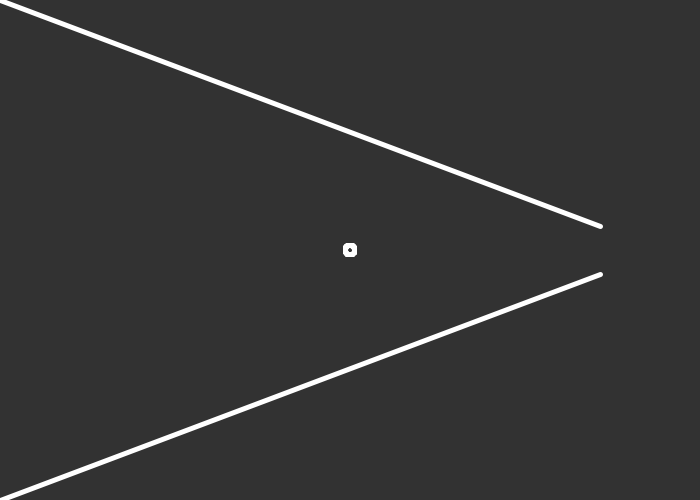
Frame 1 (no input)
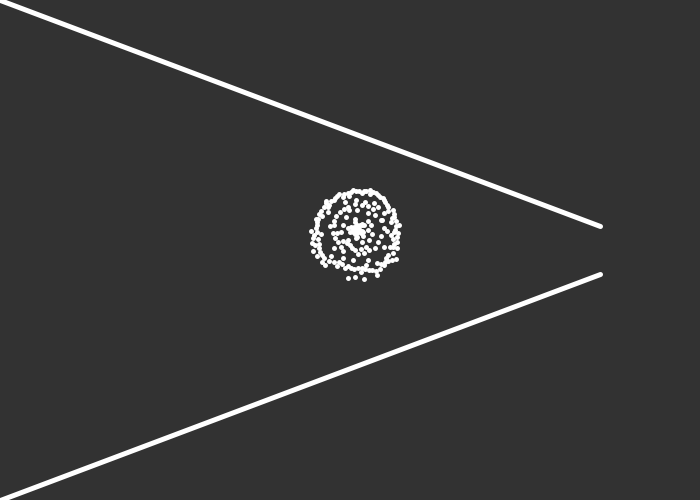
Frame 60 (the mouse pressed at the canvas centre just before this capture)
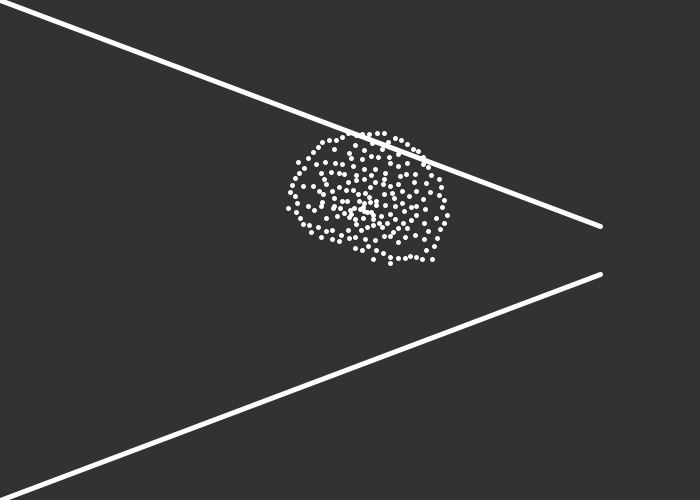
Frame 120 (the mouse held since frame 60 and released just before this capture)

The Processing sketch that drew these frames (run headless with seeded random() and noise(); from frame 60 on, the mouse is pressed at the canvas centre):

// Processing sketch: flocking
// ── flocking.pde
Flock flock;
Ball pelota = new Ball(1, 1, 1);

// Constantes
int NumeroPersonas = 200;
float a_i = 25.0;
float b_i = 0.08;
int k = 750;
int k_achatada = 3000;
float v_i_inicial = 5.0;
float t_i = 0.5;

//Se define tamaño de ventana y posicion inicial de los pajaros
void setup() {
  size(700, 500);
  flock = new Flock();
  // Add an initial set of boids into the system
  for (int i = 0; i < NumeroPersonas; i++) {
    flock.addBoid(new Boid(width/2,height/2));
  }
}


//Se dibuja la pelota y los pajaros
void draw() {
  background(50);
  
  for (Boid boids : flock.boids) {
    boids.checkCollision(pelota);    
  }

  //Se actualizan las posiciones de los pajaros
  flock.run();
  line(0, 0, 600, 226);
  line(600, 274, 0, 500);
}

// Agregar pajaros con un click
void mousePressed() {
  flock.addBoid(new Boid(mouseX,mouseY));
}





//Clase pelota
class Ball {
  PVector position;
  PVector velocity;
  float radius, m;
  
  //Constructor de la clase pelota
  Ball(float x, float y, float r_) {
    position = new PVector(x, y);
    velocity = PVector.random2D();
    velocity.mult(3);
    radius = r_;
    m = radius*.1;
  }
  
  //Actualizacion de la pelota  **Futura implementacion con pelota en movimiento**
  void update() {
    position.add(velocity);
  }
  
  void display() {
    noStroke();
    fill(204);
    ellipse(position.x, position.y, radius*2, radius*2);
  }
  
   //Metodo para que la pelota no colisione con la pared **Futura implementacion con pelota en movimiento**
   void checkBoundaryCollision() {
    if (position.x > width-radius) {
      position.x = width-radius;
      velocity.x *= -1;
    } else if (position.x < radius) {
      position.x = radius;
      velocity.x *= -1;
    } else if (position.y > height-radius) {
      position.y = height-radius;
      velocity.y *= -1;
    } else if (position.y < radius) {
      position.y = radius;
      velocity.y *= -1;
    }
  }
 }




// The Flock (a list of Boid objects)
class Flock {
  ArrayList<Boid> boids; // An ArrayList for all the boids

  Flock() {
    boids = new ArrayList<Boid>(); // Initialize the ArrayList
  }

  void run() {
    for (Boid b : boids) {
      b.run(boids);  // Passing the entire list of boids to each boid individually
    }
  }

  void addBoid(Boid b) {
    boids.add(b);
  }

}




// The Boid class
class Boid {

  PVector position;
  PVector velocity;
  PVector acceleration;
  float r;
  float maxforce;    // Maximum steering force
  float maxspeed;    // Maximum speed

    Boid(float x, float y) {
      acceleration = new PVector(0, 0);
  
      // This is a new PVector method not yet implemented in JS
      // velocity = PVector.random2D();
  
      // Leaving the code temporarily this way so that this example runs in JS
      float angle = random(TWO_PI);
      velocity = new PVector(cos(angle), sin(angle));
  
      position = new PVector(x, y);
      r = 2.0;
      maxspeed = 1;
      maxforce = 0.03;
  }

  void run(ArrayList<Boid> boids) {
    flock(boids);
    update();
    borders();
    render();
  }

  void applyForce(PVector force) {
    // We could add mass here if we want A = F / M
    acceleration.add(force);
  }

  // We accumulate a new acceleration each time based on three rules
  void flock(ArrayList<Boid> boids) {
    PVector sep = separate(boids);   // Separation
    PVector ali = align(boids);      // Alignment
    PVector coh = cohesion(boids);   // Cohesion
    // Arbitrarily weight these forces
    sep.mult(1.5);
    ali.mult(1.0);
    coh.mult(1.0);
    // Add the force vectors to acceleration
    applyForce(sep);
    applyForce(ali);
    applyForce(coh);
  }

  // Method to update position
  void update() {
    // Update velocity
    velocity.add(acceleration);
    // Limit speed
    velocity.limit(maxspeed);
    position.add(velocity);
    // Reset accelertion to 0 each cycle
    acceleration.mult(0);
  }

  // A method that calculates and applies a steering force towards a target
  // STEER = DESIRED MINUS VELOCITY
  PVector seek(PVector target) {
    PVector desired = PVector.sub(target, position);  // A vector pointing from the position to the target
    // Scale to maximum speed
    desired.normalize();
    desired.mult(maxspeed);

    // Above two lines of code below could be condensed with new PVector setMag() method
    // Not using this method until Processing.js catches up
    // desired.setMag(maxspeed);

    // Steering = Desired minus Velocity
    PVector steer = PVector.sub(desired, velocity);
    steer.limit(maxforce);  // Limit to maximum steering force
    return steer;
  }

  void render() {
    // Draw a triangle rotated in the direction of velocity
    float theta = velocity.heading2D() + radians(90);
    // heading2D() above is now heading() but leaving old syntax until Processing.js catches up
    fill(200, 100);
    stroke(255);
    pushMatrix();
    translate(position.x, position.y);
    rotate(theta);
    beginShape(POINTS);
    strokeWeight(5);
    vertex(0, -r*2);
    endShape();
    popMatrix();
  }

  // Wraparound
  void borders() {
    if (position.x < -r) 
    {
      position.x = width+r;
    }
    if (position.y < -r) position.y = height+r;
    if (position.x > width+r) position.x = -r;
    if (position.y > height+r) position.y = -r;
  }

  // Separation
  // Method checks for nearby boids and steers away
  PVector separate (ArrayList<Boid> boids) {
    float desiredseparation = 25.0f;
    PVector steer = new PVector(0, 0, 0);
    int count = 0;
    // For every boid in the system, check if it's too close
    for (Boid other : boids) {
      float d = PVector.dist(position, other.position);
      // If the distance is greater than 0 and less than an arbitrary amount (0 when you are yourself)
      if ((d > 0) && (d < desiredseparation)) {
        // Calculate vector pointing away from neighbor
        PVector diff = PVector.sub(position, other.position);
        diff.normalize();
        diff.div(d);        // Weight by distance
        steer.add(diff);
        count++;            // Keep track of how many
      }
    }
    // Average -- divide by how many
    if (count > 0) {
      steer.div((float)count);
    }

    // As long as the vector is greater than 0
    if (steer.mag() > 0) {
      // First two lines of code below could be condensed with new PVector setMag() method
      // Not using this method until Processing.js catches up
      // steer.setMag(maxspeed);

      // Implement Reynolds: Steering = Desired - Velocity
      steer.normalize();
      steer.mult(maxspeed);
      steer.sub(velocity);
      steer.limit(maxforce);
    }
    return steer;
  }

  // Alignment
  // For every nearby boid in the system, calculate the average velocity
  PVector align (ArrayList<Boid> boids) {
    float neighbordist = 50;
    PVector sum = new PVector(0, 0);
    int count = 0;
    for (Boid other : boids) {
      float d = PVector.dist(position, other.position);
      if ((d > 0) && (d < neighbordist)) {
        sum.add(other.velocity);
        count++;
      }
    }
    if (count > 0) {
      sum.div((float)count);
      // First two lines of code below could be condensed with new PVector setMag() method
      // Not using this method until Processing.js catches up
      // sum.setMag(maxspeed);

      // Implement Reynolds: Steering = Desired - Velocity
      sum.normalize();
      sum.mult(maxspeed);
      PVector steer = PVector.sub(sum, velocity);
      steer.limit(maxforce);
      return steer;
    } 
    else {
      return new PVector(0, 0);
    }
  }

  // Cohesion
  // For the average position (i.e. center) of all nearby boids, calculate steering vector towards that position
  PVector cohesion (ArrayList<Boid> boids) {
    float neighbordist = 50;
    PVector sum = new PVector(0, 0);   // Start with empty vector to accumulate all positions
    int count = 0;
    for (Boid other : boids) {
      float d = PVector.dist(position, other.position);
      if ((d > 0) && (d < neighbordist)) {
        sum.add(other.position); // Add position
        count++;
      }
    }
    if (count > 0) {
      sum.div(count);
      return seek(sum);  // Steer towards the position
    } 
    else {
      return new PVector(0, 0);
    }
  }
  ////////////////////////////////////////////////////////////////////////////////////////
  //Metodo que verifica si esta por colisionar con la pelota para cambiar la trayectoria//
  ////////////////////////////////////////////////////////////////////////////////////////
  void checkCollision(Ball other) {
    //Vector de distancia
    PVector distanceVect = PVector.sub(other.position, position);

    //Magnitud del vector de distancia
    float distanceVectMag = distanceVect.mag();
    float minDistance = other.radius + 10;
    
    
    //Si el pajaro esta por colosionar
    if (distanceVectMag < minDistance) {
      //Para que direccion tiene que ir si toca la pelota.
      float distanceCorrection = (minDistance-distanceVectMag)/2.0;
      PVector d = distanceVect.copy();
      PVector correctionVector = d.normalize().mult(distanceCorrection);
   
      
      position.add(correctionVector); 
      position.sub(correctionVector);
      

      //Obtiene el angulo de la trayectoria de los pajaros
      float theta  = velocity.heading2D() + radians(45);
      
      float sine = sin(theta);
      float cosine = cos(theta);

      
      PVector bTemp = new PVector();
      
      

       
      bTemp.x  = cosine * distanceVect.x + sine * distanceVect.y;
      bTemp.y  = cosine * distanceVect.y - sine * distanceVect.x;

      
      PVector vTemp = new PVector();

      vTemp.x  = cosine * velocity.x + sine * velocity.y;
      vTemp.y  = cosine * velocity.y - sine * velocity.x;
     

      PVector vFinal = new PVector();
      //Rotacion final
      float valor = 100;
      vFinal.x = valor + ((other.m) * vTemp.x + 2 * other.m * vTemp.x) / ( other.m);
      vFinal.y = valor + vTemp.y;
      
      bTemp.x += vFinal.x;

      // rotacion de los direcciones de los pajaros
      PVector bFinal = new PVector();

      bFinal.x = cosine * bTemp.x - sine * bTemp.y;
      bFinal.y = cosine * bTemp.y + sine * bTemp.x;

      // Se actualizan las velocidades de los pajaros
      velocity.x = cosine * vFinal.x - sine * vFinal.y;
      velocity.y = cosine * vFinal.y + sine * vFinal.x;
    }
  
  }
}
  
  
